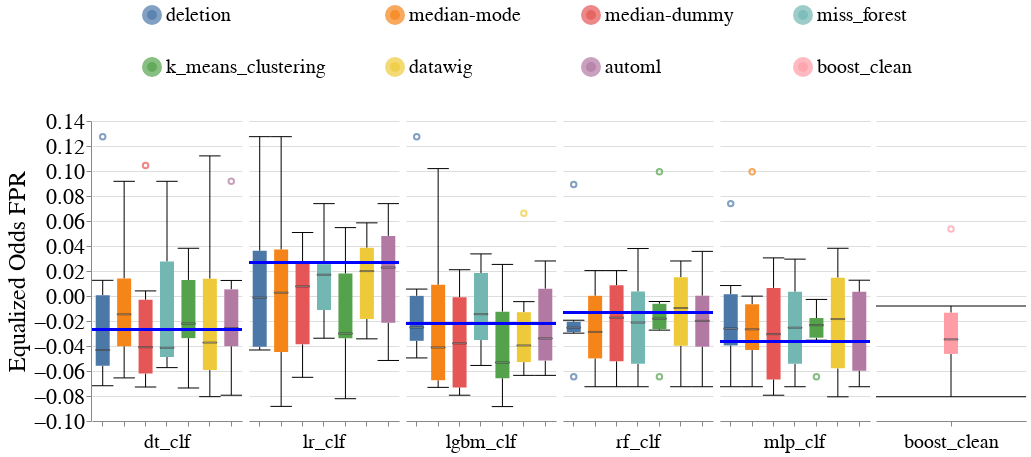

The notebook cell this image was saved under:
### Markdown cell above
### Disparity Metrics

### Code cell
create_box_plots_for_diff_imputers_and_models(dataset_name=DATASET_NAME,
                                              metric_name='Equalized_Odds_FPR',
                                              db_client=db_client,
                                              group=SENSITIVE_ATTR_FOR_DISPARITY_METRICS)

### Figure 1 — Vega-Lite specification as saved in the notebook (floating-point values rounded to 4 significant figures; data arrays with more than 128 entries replaced by an {"elided": "..."} marker saying what was removed)
{"config": {"view": {"continuousWidth": 400, "continuousHeight": 300, "stroke": null}, "axis": {"labelFontSize": 22, "labelFontWeight": "normal", "titleFontSize": 24, "titleFontWeight": "normal"}, "facet": {"spacing": 5}, "header": {"labelFontSize": 20, "labelOrient": "bottom", "labelPadding": 5, "titleFontSize": 24}, "legend": {"columns": 4, "direction": "horizontal", "labelFontSize": 20, "labelLimit": 400, "orient": "top", "symbolOffset": 50, "symbolStrokeWidth": 10, "titleAnchor": "middle", "titleFontSize": 22, "titleLimit": 300}, "title": {"fontSize": 24}}, "data": {"name": "data-0b379f7ef72eba9cd0957d4700c2e31c"}, "facet": {"column": {"field": "Model_Name", "sort": ["dt_clf", "lr_clf", "lgbm_clf", "rf_clf", "mlp_clf"], "title": null, "type": "nominal"}}, "spec": {"layer": [{"mark": {"type": "boxplot", "median": {"stroke": "black", "strokeWidth": 0.7}, "ticks": true}, "encoding": {"color": {"field": "Null_Imputer_Name", "sort": ["deletion", "median-mode", "median-dummy", "miss_forest", "k_means_clustering", "datawig", "automl", "boost_clean"], "title": null, "type": "nominal"}, "x": {"axis": {"labels": false}, "field": "Null_Imputer_Name", "sort": ["deletion", "median-mode", "median-dummy", "miss_forest", "k_means_clustering", "datawig", "automl", "boost_clean"], "title": null, "type": "nominal"}, "y": {"field": "Metric_Value", "scale": {"zero": false}, "title": "Equalized Odds FPR", "type": "quantitative"}}}, {"mark": "rule", "encoding": {"color": {"value": "blue"}, "size": {"value": 2}, "y": {"field": "Baseline_Median", "type": "quantitative"}}}], "width": 150}, "resolve": {"scale": {"x": "independent"}}, "$schema": "https://vega.github.io/schema/vega-lite/v4.17.0.json", "datasets": {"data-0b379f7ef72eba9cd0957d4700c2e31c": {"elided": "216 records"}}}
